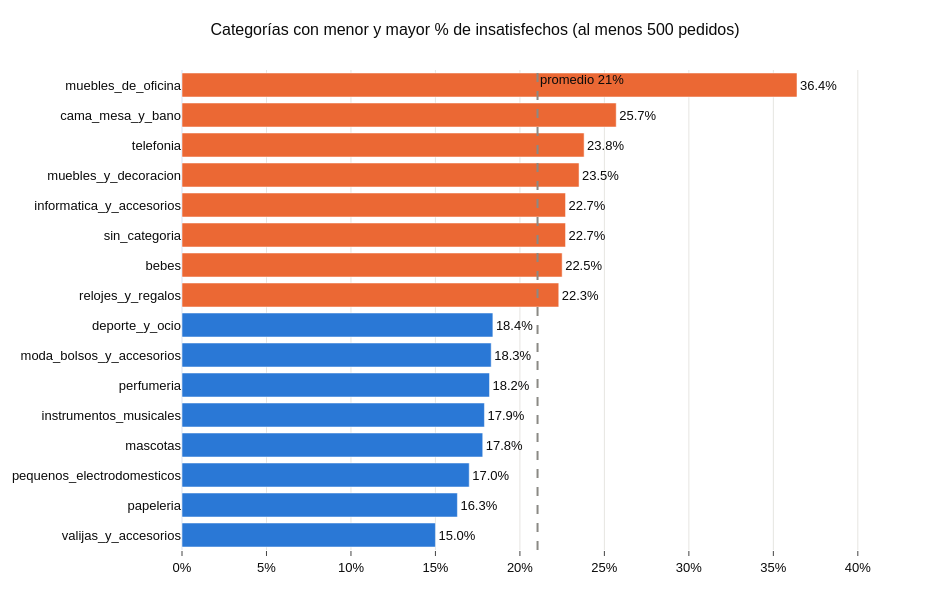

Notebook cell for this chart:
### Code cell
# Solo categorías con al menos 500 pedidos: con pocos pedidos el porcentaje no es confiable
MIN_PEDIDOS = 500
t = tasa_insatisfaccion(df, 'categoria_principal')
t = t[t['cantidad de pedidos'] >= MIN_PEDIDOS].sort_values('% insatisfechos')
print(f'Categorías con al menos {MIN_PEDIDOS} pedidos: {len(t)} de {df["categoria_principal"].nunique()}')

extremos = pd.concat([t.head(8), t.tail(8)])     # las 8 con menos y las 8 con más insatisfacción

fig = go.Figure(go.Bar(
    x=extremos['% insatisfechos'] / 100, y=extremos.index, orientation='h',
    marker_color=[AZUL] * 8 + [NARANJA] * 8,
    text=[f'{v:.1f}%' for v in extremos['% insatisfechos']], textposition='outside',
    customdata=extremos['cantidad de pedidos'],
    hovertemplate='%{y}<br>%{x:.1%} insatisfechos<br>%{customdata:,} pedidos<extra></extra>',
))
fig.add_vline(x=TASA_GLOBAL, line_dash='dash', line_color=GRIS,
              annotation_text=f'promedio {TASA_GLOBAL:.0%}')
fig.update_xaxes(tickformat='.0%', showgrid=True, gridcolor='#e6e5e1',
                 range=[0, extremos['% insatisfechos'].max() / 100 * 1.2])
fig.update_yaxes(showgrid=False)
fig.update_layout(height=600, width=950,
                  title=f'Categorías con menor y mayor % de insatisfechos (al menos {MIN_PEDIDOS} pedidos)')
guardar(fig, '03_07_categoria_vs_insatisfaccion')
fig.show()

### Figure 1 — Plotly figure (JSON) as saved in the notebook; plotly's stock layout.template omitted (floating-point values rounded to 4 significant figures)
{"data": [{"customdata": [1008, 2231, 600, 1670, 602, 3053, 1795, 7428, 5431, 2735, 1346, 6457, 6109, 4042, 9054, 1231], "hovertemplate": "%{y}<br>%{x:.1%} insatisfechos<br>%{customdata:,} pedidos<extra></extra>", "marker": {"color": ["#2a78d6", "#2a78d6", "#2a78d6", "#2a78d6", "#2a78d6", "#2a78d6", "#2a78d6", "#2a78d6", "#eb6834", "#eb6834", "#eb6834", "#eb6834", "#eb6834", "#eb6834", "#eb6834", "#eb6834"]}, "orientation": "h", "text": ["15.0%", "16.3%", "17.0%", "17.8%", "17.9%", "18.2%", "18.3%", "18.4%", "22.3%", "22.5%", "22.7%", "22.7%", "23.5%", "23.8%", "25.7%", "36.4%"], "textposition": "outside", "type": "bar", "x": [0.15, 0.163, 0.17, 0.178, 0.179, 0.182, 0.183, 0.184, 0.223, 0.225, 0.227, 0.227, 0.235, 0.238, 0.257, 0.364], "y": ["valijas_y_accesorios", "papeleria", "pequenos_electrodomesticos", "mascotas", "instrumentos_musicales", "perfumeria", "moda_bolsos_y_accesorios", "deporte_y_ocio", "relojes_y_regalos", "bebes", "sin_categoria", "informatica_y_accesorios", "muebles_y_decoracion", "telefonia", "cama_mesa_y_bano", "muebles_de_oficina"]}], "layout": {"annotations": [{"showarrow": false, "text": "promedio 21%", "x": 0.2104, "xanchor": "left", "xref": "x", "y": 1, "yanchor": "top", "yref": "y domain"}], "height": 600, "shapes": [{"line": {"color": "#8a8984", "dash": "dash"}, "type": "line", "x0": 0.2104, "x1": 0.2104, "xref": "x", "y0": 0, "y1": 1, "yref": "y domain"}], "title": {"text": "Categorías con menor y mayor % de insatisfechos (al menos 500 pedidos)"}, "width": 950, "xaxis": {"gridcolor": "#e6e5e1", "range": [0, 0.4368], "showgrid": true, "tickformat": ".0%"}, "yaxis": {"showgrid": false}}}
